Frame 1 (no input): blank canvas, image omitted
Frame 60 (the mouse pressed at the canvas centre just before this capture): blank canvas, image omitted
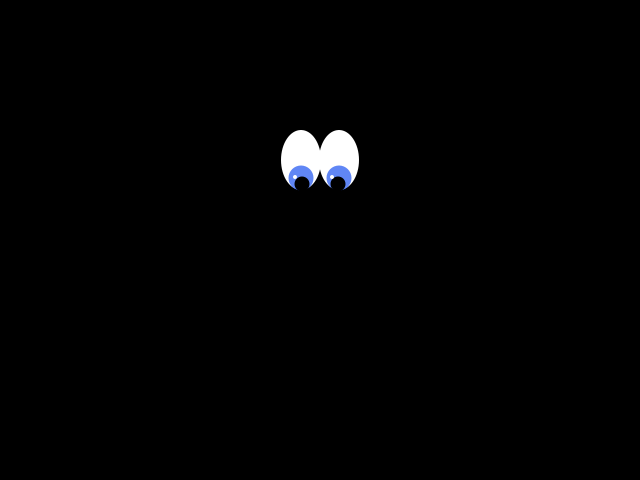
Frame 120 (the mouse held since frame 60 and released just before this capture)

The Processing sketch whose frames 1 and 60 were blank and that drew this single picture after the mouse press (run headless with seeded random() and noise(); from frame 60 on, the mouse is pressed at the canvas centre):

// Processing sketch: processing_7186
// ── processing_7186.pde



float easing1 = 0.3; //easing1
float easing2 = 0.4; //easing2
float x, y; 
float x2, y2;
int blink = 10; //blinking
int blinkCount = 0;
boolean doBlink = false;
int timer = 0;


void setup()  {
  size(640, 480);
  smooth();
cursor(CROSS);
  }
  
  
  void mouseMoved(){
   timer = 0; 
  }
  
  void draw() {
    
  

   timer += 1; //timer for blinking start after stopped for a bit
   println(timer);
    
   background(0); 
   
   
   //easing1 for eyeballs
   float targetX = mouseX; //easing
   float targetY =mouseY;
   x = x + (targetX - x) * easing1;
   y = y + (targetY - y) * easing1;
   
   //easing2 for irises and pupils
   float targetX2 = mouseX; //easing
   float targetY2 =mouseY;
   x2 = x + (targetX - x) * easing2;
   y2 = y + (targetY - y) * easing2;
   
 
 //blinking setup
  if(frameCount % blink== 0) {
   doBlink = true;
   blink = int(random(90, 160)); //blinking frequency
 }
 
 if(timer < 30) { 
   doBlink = false;
 }

 if(doBlink == false) {
 
 //all eyes:
    //+random(-1, 1) = shaking
   
 //normal
   if(y< 250) {
     
   fill(255, 255, 255); //right white
   noStroke();
   ellipse(x+19, mouseY-80, 40, 60);
   
    fill(24, 79, 240, 175); //right blue
   ellipse(x2+19, mouseY-62, 25,25);
   
    fill( 0);
   ellipse(x2+18, mouseY-56, 15,15); //right black
  
   fill(255, 255, 255); //left white
    noStroke();
   ellipse(x-19, mouseY-80, 40, 60);
   
    fill(24, 79, 240, 175); //left blue
   ellipse(x2-19, mouseY-62, 25,25);
   
    fill( 0);      
   ellipse(x2-18, mouseY-56, 15,15); //left black
   
   fill(255, 255, 255);
   ellipse(x2-25, mouseY-63, 4,4); //left light source reflection
   
    fill(255, 255, 255);
   ellipse(x2+12, mouseY-63, 4,4); //right light source reflection
   
  } 

//angry
   if (y > 400) {
   
   fill(255, 255, 255); //right white
   noStroke();
   ellipse(x+19, mouseY-30, 40, 60);
   
  
   fill(255, 255, 255); //left white
    noStroke();
   ellipse(x-19, mouseY-30, 40, 60);
   
    fill(234, 7, 22); //left blue
   ellipse(x2-14, mouseY-15, 25,25);
   
    fill(234, 7, 22); //right blue
   ellipse(x2+14, mouseY-15, 25,25);
   
    fill( 0);      
   ellipse(x2-10, mouseY-12, 15,15); //left black
   
    fill( 0);
   ellipse(x2+10, mouseY-12, 15,15); //right black
   
    {
    fill(0); //angry eyes
    ellipse(x, mouseY-50, 60, 70);
    
     fill(255, 255, 255);
   ellipse(x2-18, mouseY-16, 4,4); //left light source reflection
   
    fill(255, 255, 255);
   ellipse(x2+18, mouseY-16, 4,4); //right light source reflection
  }

  } 
  
//worried
  if ((y > 250) && (y< 400)) { 
    fill(255, 255, 255); //right white
   noStroke();
   ellipse(x+19+random(-1,1), mouseY-80+random(-1,1), 40, 60);
   
    fill(24, 79, 240, 175); //right blue
   ellipse(x2+19+random(-1,1), mouseY-62+random(-1,1), 25,25);
   
    fill( 0);
   ellipse(x2+18+random(-1,1), mouseY-56+random(-1,1), 15,15); //right black
  
   fill(255, 255, 255); //left white
    noStroke();
   ellipse(x-19+random(-1,1), mouseY-80+random(-1,1), 40, 60);
   
    fill(24, 79, 240, 175); //left blue
   ellipse(x2-19+random(-1,1), mouseY-62+random(-1,1), 25,25);
   
    fill( 0);      
   ellipse(x2-18+random(-1,1), mouseY-56+random(-1,1), 15,15); //right black
   
   fill(0); //right black for worried
   ellipse(x-40, mouseY-110, 70, 80);
   
    fill(0); //left black for worried
   ellipse(x+40, mouseY-110, 70, 80);
   
    fill(255, 255, 255);
   ellipse(x2-25, mouseY-63, 4,4); //left light source reflection
   
    fill(255, 255, 255);
   ellipse(x2+11, mouseY-63, 4,4); //right light source reflection
   
    } 
 }
 //blink length
 if(blinkCount > 20) {
 doBlink = false;
 blinkCount = 0;
  }
  blinkCount++;
  }
